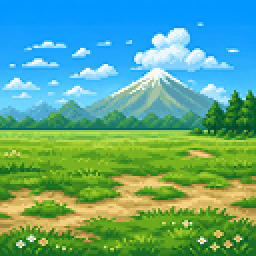
#> input picture build/Background/background.bmp, 128 x 128 px (shown 2 times larger)
$ python -i build_tdisplay.py   (imports and definitions only)
#> lines starting #> are read from the running program, lines starting #| are printed output that depends on the picture; after the words box and inside, x2 and y2 are one past the last pixel; in counts of white or black regions, pixels touching at a corner belong together
### scripts/practice_icons.py
"""Small, original pixel glyphs for the simulator's practice prototype."""
from functools import lru_cache

from PIL import Image, ImageDraw, ImageOps


PATTERNS = {
    "punch": (
        "................", "....oooooo......", "..oottttttoo....", ".otttltltltto...",
        ".ottthththtto...", ".ottthththtto...", ".ottthththttoo..", "..ottttttttltto.",
        "..otttttttthtto.", "...ottttttthto..", "...otttttttto...", "....otttttto....",
        "....obbbbbbbo...", "....obllllbbo...", "....obbbbbbbo...", ".....ooooooo....",
    ),
    "flame": (
        "........o.......", ".......oro......", "......orro......", ".....orro.......",
        ".....oryro......", "..o.orryrro.....", "..rooryyyrro....", "..orrooyyyrro...",
        ".orryyyyyyyrro..", ".orryyllyyyyrro.", ".oryylllyyyyro..", ".orylllllyyyro..",
        "..oylllllyyro...", "..orylllyyrro...", "...orryyyroo....", ".....ooooo......",
    ),
    "guard": (
        ".......ll.......", "....llllblll....", ".llllbbbbbbllll.", ".lbbbbbbbbbbbbl.",
        ".lbcccbllbccbbl.", ".lbcccbllbccbbl.", "..lbbbllllbbbl..", "..lbbbllllbbbl..",
        "..lbcccllbccbl..", "...lcccllbcbl...", "...lbbbllbbbl...", "....lbbbbcbl....",
        ".....lbbcbl.....", "......lbbl......", ".......ll.......", "................",
    ),
    "auto": (
        "................", "....oooooooo....", "..ooggggggggoo..", ".oggggggggggggo.",
        ".oggllggggllggo.", "ogggllggggllgggo", "oggggggggggggggo", "oggggggggggggggo",
        "ogglgggggggglggo", ".ogllggggggllgo.", ".ogggllllllgggo.", "..oggggggggggo..",
        "...ooggggggoo...", "....oggoooo.....", "....ogo.........", "....oo..........",
    ),
}
PALETTE = {
    ".": (0, 0, 0, 0), "o": (16, 22, 27, 255), "l": (244, 240, 211, 255),
    "t": (226, 179, 112, 255), "h": (141, 87, 61, 255), "b": (49, 109, 151, 255),
    "c": (84, 197, 222, 255), "r": (243, 91, 35, 255), "y": (255, 202, 49, 255),
    "g": (100, 200, 157, 255),
}


def _scale_8(rows):
    """Turn compact 8x8 symbols into crisp 16x16 pixel-art icons."""
    return tuple("".join(pixel * 2 for pixel in row) for row in rows for _ in (0, 1))


PATTERNS.update({
    "flare": _scale_8((
        "....r...", "...ry...", "r.ryyr..", "rryylrr.",
        ".rylllyr", "rryylrr.", "r.ryyr..", "...rr...",
    )),
    "inferno": _scale_8((
        ".r.r.r..", "rrryrrr.", ".rylyr..", "rryllyrr",
        "ryllllyr", ".rylllyr", "..rylyr.", "...rrr..",
    )),
})


INFO_PATTERNS = {
    "heart": _scale_8((
        ".rr.rr..", "rrrrrrrr", "rrrrrrrr", ".rrrrrr.", "..rrrr..",
        "...rr...", "........", "........",
    )),
    "energy": _scale_8((
        "....yy..", "...yy...", "..yy....", ".yyyyyy.", "....yy..",
        "...yy...", "..yy....", "........",
    )),
    "mana": _scale_8((
        "...c....", "..ccc...", "..clc...", ".clccc..", ".clccc..",
        ".ccccc..", "..ccc...", "........",
    )),
    "speed": _scale_8((
        "........", ".c..c...", "..c..c..", "...c..c.", "..c..c..",
        ".c..c...", "........", "........",
    )),
    "mind": _scale_8((
        "..gggg..", ".gbbbbg.", "gbggbbgg", "gbggbbgg", "gggggggg",
        ".gggggg.", "..gggg..", "........",
    )),
    "range": _scale_8((
        "....c...", ".....c..", "cccccccc", "cccccccc", "cccccccc",
        ".....c..", "....c...", "........",
    )),
    "mastery": _scale_8((
        "...y....", "..yyy...", ".yyyyy..", "yyyyyyyy", "..yyy...",
        ".y...y..", "........", "........",
    )),
    "training": _scale_8((
        "........", ".bb..bb.", "bbb..bbb", "bllllllb", "bbb..bbb",
        ".bb..bb.", "........", "........",
    )),
    "bond": _scale_8((
        "........", ".ggg....", "gg.gg...", "g..gggg.", ".gggg..g",
        "...gg.gg", "....ggg.", "........",
    )),
    "lock": _scale_8((
        "..llll..", ".llllll.", ".loooll.", ".loooll.", ".llllll.",
        ".llooll.", ".llllll.", "........",
    )),
}

INFO_ICONS = {
    "hp": "heart", "mp": "mana", "energy": "energy", "attack": "punch", "defense": "guard",
    "speed": "speed", "mind": "mind", "bond": "bond", "power": "punch",
    "cost": "mana", "range": "range", "mastery": "mastery", "training": "training",
    "lock": "lock",
}


# [29 lines left out: functions technique_icon, info_icon, muted_icon, not called in this run]

### scripts/build_tdisplay.py
#!/usr/bin/env python3
"""Package the wide simulator artwork for the native ESP32 application."""
import argparse
import json
from pathlib import Path
import shutil
import sys

from PIL import Image

ROOT = Path(__file__).parent.parent
if str(ROOT) not in sys.path:
    sys.path.insert(0, str(ROOT))
if str(ROOT / "src") not in sys.path:
    sys.path.insert(0, str(ROOT / "src"))

from scripts.tdisplay_assets import write_asset, write_catalog_header, write_manifest
from scripts.training_assets import package_training
from scripts.battle_assets import ACTIONS as BATTLE_ACTIONS, normalize_frames
from scripts.content_definitions import load_definition, validate_art, export, rules_registry
from core.content import ROLES


SPECIES = {
    "Egg": "egg",
    "Baby": "baby",
    "Rookie": "rookie",
    "Champion": "champion",
    "Ultimate": "ultimate",
}


def _rgba_image(path, transparent=False):
#> called with path = '../build/Background/background.bmp', transparent = True
    with Image.open(path) as opened:
#> opened is the input picture: PIL image 128x128 P; mean R, G, B 91.6, 167.2, 138.2
        if transparent and opened.mode == "P":
            background = opened.getpixel((0, 0))
#> background = 188
            alpha = opened.point(
                [0 if index == background else 255 for index in range(256)],
                mode="L",
            )
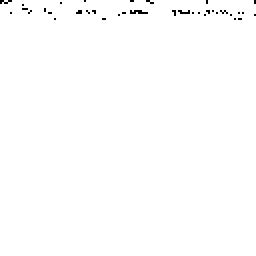
#> alpha: PIL image 128x128 L (shown 2 times larger); 99.5% white; black in thin lines or dots, all inside (x1, y1, x2, y2) = (0, 0, 128, 10)
            image = opened.convert("RGBA")
            image.putalpha(alpha)
            return image
        return opened.convert("RGBA")


def _atlas_frames(path):
    atlas = _rgba_image(path, transparent=True)
    frame_size = atlas.height
#> frame_size = 128
    if atlas.width % frame_size:
        raise ValueError(f"Atlas width is not divisible by frame size: {path}")
    return [
        atlas.crop((x, 0, x + frame_size, frame_size))
        for x in range(0, atlas.width, frame_size)
    ]


# [100 lines left out: functions _reset_generated, build, parse_args, not called in this run]


# [5 lines not run here, left out]

>>> result = _atlas_frames('../build/Background/background.bmp')
#> result = 1 item
